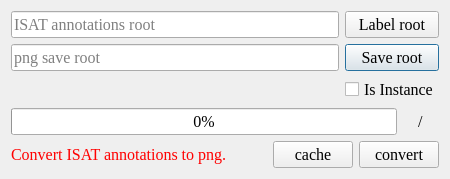
<?xml version="1.0" encoding="UTF-8"?>
<ui version="4.0">
 <class>Dialog</class>
 <widget class="QDialog" name="Dialog">
  <property name="windowModality">
   <enum>Qt::NonModal</enum>
  </property>
  <property name="geometry">
   <rect>
    <x>0</x>
    <y>0</y>
    <width>450</width>
    <height>175</height>
   </rect>
  </property>
  <property name="font">
   <font>
    <family>Times New Roman</family>
    <pointsize>12</pointsize>
   </font>
  </property>
  <property name="windowTitle">
   <string>ISAT to png converter</string>
  </property>
  <property name="sizeGripEnabled">
   <bool>false</bool>
  </property>
  <property name="modal">
   <bool>false</bool>
  </property>
  <layout class="QVBoxLayout" name="verticalLayout">
   <item>
    <widget class="QWidget" name="widget" native="true">
     <layout class="QGridLayout" name="gridLayout">
      <property name="leftMargin">
       <number>0</number>
      </property>
      <property name="topMargin">
       <number>0</number>
      </property>
      <property name="rightMargin">
       <number>0</number>
      </property>
      <property name="bottomMargin">
       <number>0</number>
      </property>
      <item row="3" column="0">
       <widget class="QLineEdit" name="lineEdit_save_root">
        <property name="enabled">
         <bool>true</bool>
        </property>
        <property name="readOnly">
         <bool>true</bool>
        </property>
        <property name="placeholderText">
         <string>png save root</string>
        </property>
       </widget>
      </item>
      <item row="3" column="1">
       <widget class="QPushButton" name="pushButton_save_root">
        <property name="text">
         <string>Save root</string>
        </property>
       </widget>
      </item>
      <item row="4" column="1">
       <widget class="QCheckBox" name="checkBox_is_instance">
        <property name="toolTip">
         <string/>
        </property>
        <property name="accessibleName">
         <string/>
        </property>
        <property name="accessibleDescription">
         <string/>
        </property>
        <property name="text">
         <string>Is Instance</string>
        </property>
       </widget>
      </item>
      <item row="2" column="0">
       <widget class="QLineEdit" name="lineEdit_label_root">
        <property name="enabled">
         <bool>true</bool>
        </property>
        <property name="readOnly">
         <bool>true</bool>
        </property>
        <property name="placeholderText">
         <string>ISAT annotations root</string>
        </property>
       </widget>
      </item>
      <item row="2" column="1">
       <widget class="QPushButton" name="pushButton_label_root">
        <property name="text">
         <string>Label root</string>
        </property>
       </widget>
      </item>
     </layout>
    </widget>
   </item>
   <item>
    <widget class="QWidget" name="widget_process" native="true">
     <layout class="QHBoxLayout" name="horizontalLayout_2">
      <property name="leftMargin">
       <number>0</number>
      </property>
      <property name="topMargin">
       <number>0</number>
      </property>
      <property name="rightMargin">
       <number>0</number>
      </property>
      <property name="bottomMargin">
       <number>0</number>
      </property>
      <item>
       <widget class="QProgressBar" name="progressBar">
        <property name="value">
         <number>0</number>
        </property>
       </widget>
      </item>
      <item>
       <widget class="QLabel" name="current_num">
        <property name="text">
         <string/>
        </property>
       </widget>
      </item>
      <item>
       <widget class="QLabel" name="label_3">
        <property name="accessibleName">
         <string>aaa</string>
        </property>
        <property name="text">
         <string>/</string>
        </property>
       </widget>
      </item>
      <item>
       <widget class="QLabel" name="all_num">
        <property name="text">
         <string/>
        </property>
       </widget>
      </item>
     </layout>
    </widget>
   </item>
   <item>
    <widget class="QWidget" name="widget_2" native="true">
     <layout class="QHBoxLayout" name="horizontalLayout">
      <property name="leftMargin">
       <number>0</number>
      </property>
      <property name="topMargin">
       <number>0</number>
      </property>
      <property name="rightMargin">
       <number>0</number>
      </property>
      <property name="bottomMargin">
       <number>0</number>
      </property>
      <item>
       <widget class="QLabel" name="label">
        <property name="styleSheet">
         <string notr="true">color: rgb(255, 0, 0);</string>
        </property>
        <property name="text">
         <string>Convert ISAT annotations to png.</string>
        </property>
       </widget>
      </item>
      <item>
       <spacer name="horizontalSpacer">
        <property name="orientation">
         <enum>Qt::Horizontal</enum>
        </property>
        <property name="sizeHint" stdset="0">
         <size>
          <width>40</width>
          <height>20</height>
         </size>
        </property>
       </spacer>
      </item>
      <item>
       <widget class="QPushButton" name="pushButton_cache">
        <property name="text">
         <string>cache</string>
        </property>
        <property name="icon">
         <iconset resource="../icons.qrc">
          <normaloff>:/icons/icons/关闭_close-one.svg</normaloff>:/icons/icons/关闭_close-one.svg</iconset>
        </property>
       </widget>
      </item>
      <item>
       <widget class="QPushButton" name="pushButton_apply">
        <property name="text">
         <string>convert</string>
        </property>
        <property name="icon">
         <iconset resource="../icons.qrc">
          <normaloff>:/icons/icons/校验_check-one.svg</normaloff>:/icons/icons/校验_check-one.svg</iconset>
        </property>
       </widget>
      </item>
     </layout>
    </widget>
   </item>
  </layout>
 </widget>
 <resources>
  <include location="../icons.qrc"/>
 </resources>
 <connections/>
</ui>
